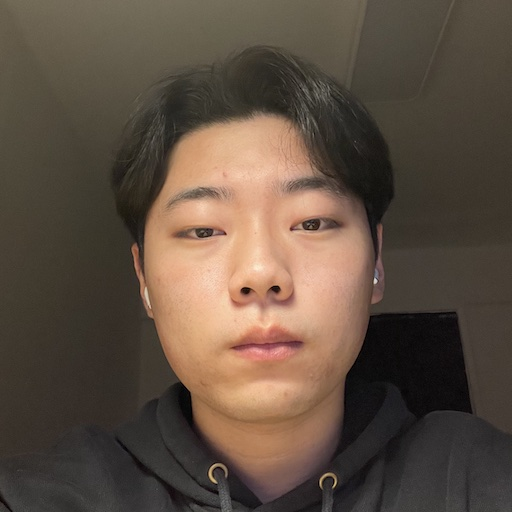
#> input picture 99999.jpg, 512 x 512 px, given in place of the camera
$ python Real-Time.py
#> lines starting #> are read from the running program, lines starting #| are printed output that depends on the picture; after the words box and inside, x2 and y2 are one past the last pixel; in counts of white or black regions, pixels touching at a corner belong together
import numpy as np
import cv2
import tkinter as tk
from tkinter import messagebox as msg
from PIL import Image


class FaceDetection:
    def __init__(self):
        pass

    @staticmethod
    def CheckUsingPersonalInformation():  # 개인정보 활용 동의 여부를 물어봅니다.
        MsgBox = msg.askquestion('개인정보 활용 동의', '카메라를 통해 얼굴을 캡처합니다. 동의하시겠습니까?')
        if MsgBox == 'no':
            msg.showinfo('개인정보 활용 동의', '프로그램을 종료합니다.')
            MsgBox.destroy()
        else:
            msg.showinfo('개인정보 활용 동의', '카메라를 통해 캡처를 시작합니다.')
            # StartCapture() <-- 이런식으로 ?

    def ImgTrim(self, img, x, y, w, h):
        """
        이미지 파란 박스에 해당하는 부분만 잘라 저장하기
        :param img: 저장할 이미지
        :param x: x 좌표
        :param y: y 좌표
        :param w: width
        :param h: height
        :return: img_trim
        """
        x_trim = x;
        y_trim = y;
        w_trim = w;
        h_trim = h;
        saved_img = img[y:y_trim + h_trim, x:x_trim + w_trim]
        face = cv2.resize(saved_img, dsize=(512, 512), interpolation=cv2.INTER_LINEAR)
        cv2.imwrite('face_img.png', face)
        return face

    def NotUsingResizeImgTrim(self, img, x, y, w, h):
        """
        이미지 파란 박스에 해당하는 부분만 잘라 저장하기
        :param img: 저장할 이미지
        :param x: x 좌표
        :param y: y 좌표
        :param w: width
        :param h: height
        :return: img_trim
        """
        x_trim = x;
        y_trim = y;
        w_trim = w;
        h_trim = h;
        saved_img = img[y:y_trim + h_trim, x:x_trim + w_trim]
        cv2.imwrite('face_img_2.png', saved_img)
        return saved_img

    def StartFaceCapture(self):  # 얼굴 캡처를 시작함
        """
        영상에서 얼굴 캡처를 시작하여, origin_img를 만듬
        :return: origin_img
        """
        # 얼굴 위치 잡을 수 있도록 해주는 xml
        xml = 'haarcascades/haarcascade_frontalface_default.xml'
        face_cascade = cv2.CascadeClassifier(xml)

        cap = cv2.VideoCapture(0, cv2.CAP_DSHOW)  # 노트북 웹캠을 카메라로 사용
        cap.set(3, 640)  # 너비
        cap.set(4, 480)  # 높이

        # fourcc = cv2.VideoWriter_fourcc(*'XVID') # 캡처한 영상을 저장할 때 씀
        # out = cv2.VideoWriter('result/output.mp4', fourcc, 20.0, (640, 480)) # 캡처한 영상을 저장하기 위함

        while True:
            ret, frame = cap.read()  # 비디오의 프레임을 한 프레임씩 읽기
#> frame is the input picture: shape (512, 512, 3); mean B, G, R 65.8, 78.9, 94.4
            frame = cv2.flip(frame, 1)  # 좌우 대칭 프레임 생성
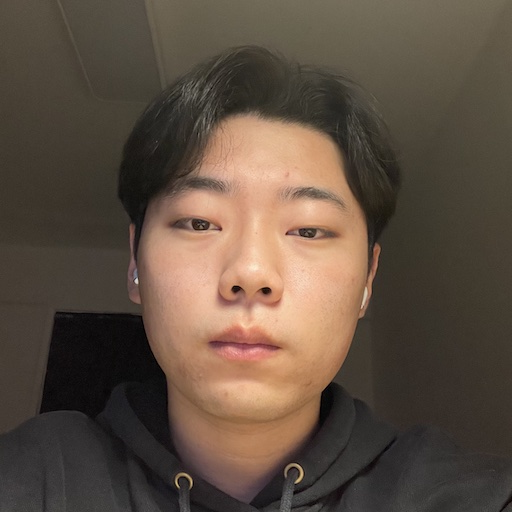
#> frame: shape (512, 512, 3); mean B, G, R 65.8, 78.9, 94.4
            gray = cv2.cvtColor(frame, cv2.COLOR_BGR2GRAY)  # 프레임을 흑백으로 지정
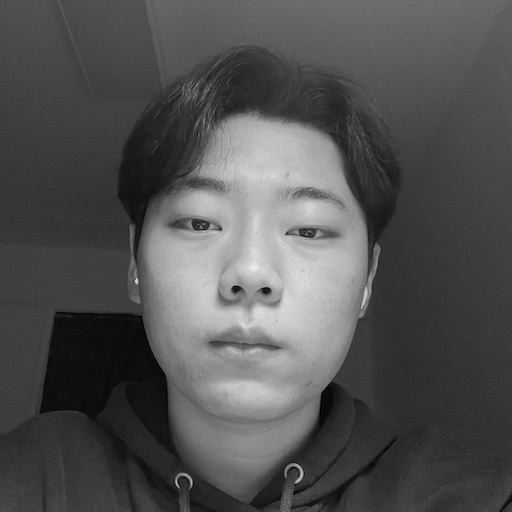
#> gray: shape (512, 512); min 1, max 240, mean 82
            # out.write(frame) # 캡처한 영상을 저장하기 위함

            faces = face_cascade.detectMultiScale(gray, 1.05, 5)
#> faces = [[113, 120, 283, 283]]

            if len(faces):
                for (x, y, w, h) in faces:
                    cv2.rectangle(frame, (x - 30, y - 45), (x + w + 30, y + h + 30), (255, 0, 0), 1)
                    self.ImgTrim(frame, x - 25, y - 45, w + 50, h + 70)
                    self.NotUsingResizeImgTrim(frame, x - 25, y - 45, w + 50, h + 70)
#> this loop made 1 pass
#> (x, y, w, h) on pass 1: (113, 120, 283, 283)
#> pass 1, in ImgTrim, `saved_img = img[y:y_trim + h_trim, x:x_trim + w_trim]`:
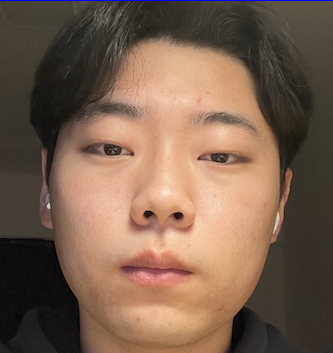
#> saved_img: shape (353, 333, 3); mean B, G, R 78.9, 96.3, 122
#> pass 1, in ImgTrim, `face = cv2.resize(saved_img, dsize=(512, 512), interpolation=cv2.INTER..`:
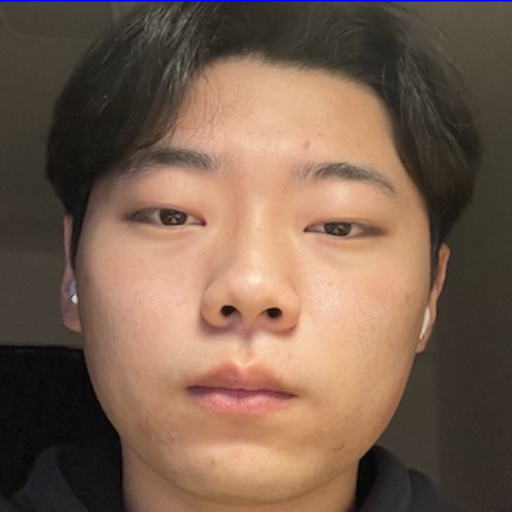
#> face: shape (512, 512, 3); mean B, G, R 78.8, 96.1, 121.9
#> after the loop:
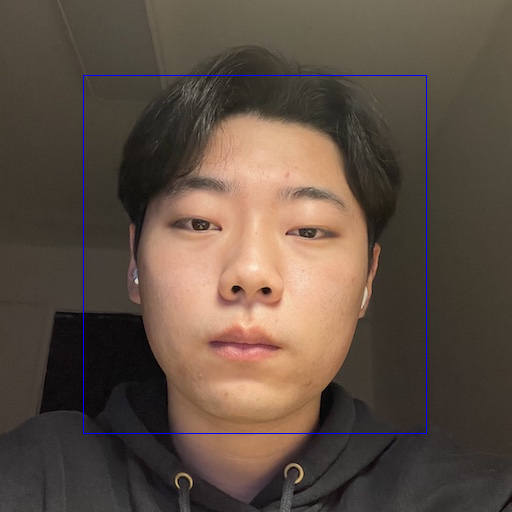
#> frame: shape (512, 512, 3); 0.53% of pixels changed, all inside (x1, y1, x2, y2) = (83, 75, 427, 434)

                cv2.imshow('result', frame)

                k = cv2.waitKey(30) & 0xff
#> (key Esc is pressed here)

                if k == 27:  # Esc 키를 누르면 종료
                    break

        cap.release()
        cv2.destroyAllWindows()

    def GenerateImageUsingMichiGAN(origin_img, target_hairstyle_mask):
        """
        원본 이미지와, 타겟 헤어스타일 마스크를 이용해 사진 만들기
        :param origin_img: 원본 이미지
        :param target_hairstyle_mask: 타겟 마스크 (바꾸고 싶은 헤어스타일)
        :return: output_img
        """
        pass

    def ShowResult(output_img):
        """
        MichiGAN으로부터 도출된 output_img을 이쁘게 보여주기 -> (원본 이미지, 변경된 이미지) 이렇게 보여준다던가..
        :param output_img: 생성된 사진
        :return: final_output_img
        """
        pass

    def ShowResultTest(self):
        image = cv2.imread("face_img.png", cv2.IMREAD_COLOR)

        cv2.imshow('Face', image)  # 저장된 사진 보내주기

        cv2.waitKey(0)  # 사용자 키 입력 기다림
        cv2.destroyAllWindows()


a = FaceDetection()
a.StartFaceCapture()
